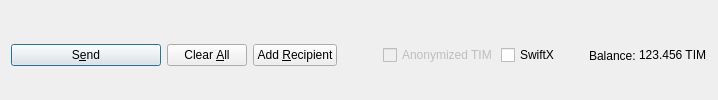
         <widget class="QFrame" name="frame_Send">
          <layout class="QHBoxLayout" name="horizontalLayout">
           <property name="bottomMargin">
            <number>0</number>
           </property>
           <item>
            <widget class="QPushButton" name="sendButton">
             <property name="minimumSize">
              <size>
               <width>150</width>
               <height>0</height>
              </size>
             </property>
             <property name="toolTip">
              <string>Confirm the send action</string>
             </property>
             <property name="text">
              <string>S&amp;end</string>
             </property>
             <property name="icon">
              <iconset resource="../timcoin.qrc">
               <normaloff>:/icons/send</normaloff>:/icons/send</iconset>
             </property>
             <property name="autoDefault">
              <bool>false</bool>
             </property>
             <property name="default">
              <bool>true</bool>
             </property>
            </widget>
           </item>
           <item>
            <widget class="QPushButton" name="clearButton">
             <property name="sizePolicy">
              <sizepolicy hsizetype="Minimum" vsizetype="Fixed">
               <horstretch>0</horstretch>
               <verstretch>0</verstretch>
              </sizepolicy>
             </property>
             <property name="toolTip">
              <string>Clear all fields of the form.</string>
             </property>
             <property name="text">
              <string>Clear &amp;All</string>
             </property>
             <property name="icon">
              <iconset resource="../timcoin.qrc">
               <normaloff>:/icons/remove</normaloff>:/icons/remove</iconset>
             </property>
             <property name="autoDefault">
              <bool>false</bool>
             </property>
            </widget>
           </item>
           <item>
            <widget class="QPushButton" name="addButton">
             <property name="toolTip">
              <string>Send to multiple recipients at once</string>
             </property>
             <property name="text">
              <string>Add &amp;Recipient</string>
             </property>
             <property name="icon">
              <iconset resource="../timcoin.qrc">
               <normaloff>:/icons/add</normaloff>:/icons/add</iconset>
             </property>
             <property name="autoDefault">
              <bool>false</bool>
             </property>
            </widget>
           </item>
           <item>
            <spacer name="horizontalSpacer">
             <property name="orientation">
              <enum>Qt::Horizontal</enum>
             </property>
             <property name="sizeHint" stdset="0">
              <size>
               <width>40</width>
               <height>20</height>
              </size>
             </property>
            </spacer>
           </item>
           <item>
            <layout class="QHBoxLayout" name="horizontalLayout_2">
             <property name="spacing">
              <number>3</number>
             </property>
             <item>
              <widget class="QCheckBox" name="checkzTIM">
               <property name="enabled">
                <bool>false</bool>
               </property>
               <property name="text">
                <string>Anonymized TIM</string>
               </property>
              </widget>
             </item>
             <item>
              <widget class="QCheckBox" name="checkSwiftTX">
               <property name="enabled">
                <bool>true</bool>
               </property>
               <property name="minimumSize">
                <size>
                 <width>85</width>
                 <height>0</height>
                </size>
               </property>
               <property name="text">
                <string>SwiftX</string>
               </property>
              </widget>
             </item>
             <item>
              <widget class="QLabel" name="label">
               <property name="text">
                <string>Balance:</string>
               </property>
              </widget>
             </item>
             <item>
              <widget class="QLabel" name="labelBalance">
               <property name="sizePolicy">
                <sizepolicy hsizetype="Preferred" vsizetype="Fixed">
                 <horstretch>0</horstretch>
                 <verstretch>0</verstretch>
                </sizepolicy>
               </property>
               <property name="cursor">
                <cursorShape>IBeamCursor</cursorShape>
               </property>
               <property name="text">
                <string notr="true">123.456 TIM</string>
               </property>
               <property name="textInteractionFlags">
                <set>Qt::LinksAccessibleByMouse|Qt::TextSelectableByKeyboard|Qt::TextSelectableByMouse</set>
               </property>
              </widget>
             </item>
            </layout>
           </item>
          </layout>
         </widget>
